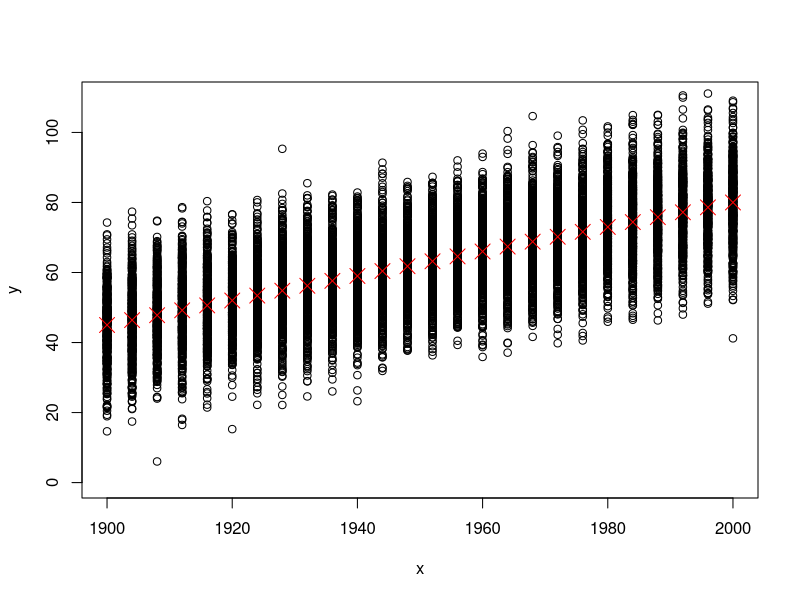
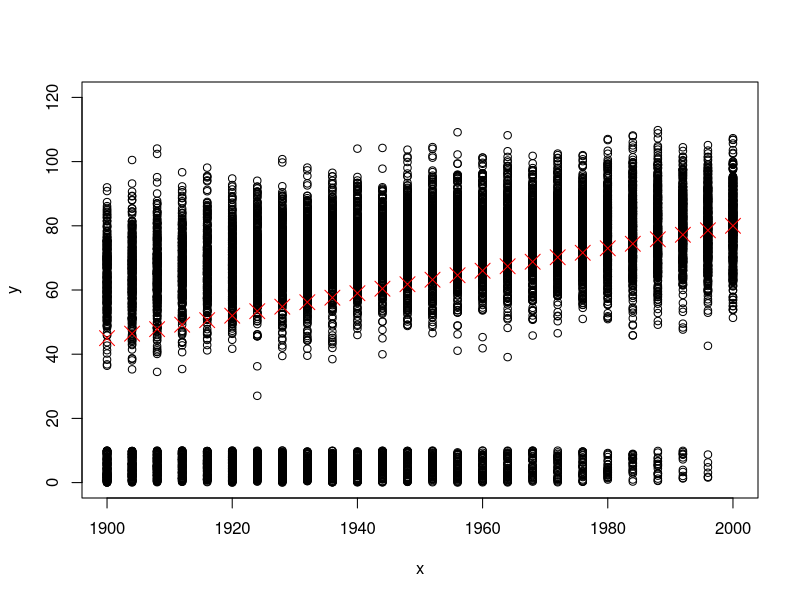

The R source for these figures, in order:
## ---- chunk 1
set.seed(234)
n = 500
x = rep(1900, n)
for(i in 1:25) x = c(x, rep(1900 + 4 * i, n))
y = 45 + rnorm(n, 0, 10)
for(i in 1:25) y = c(y, 45 + 4 * i * 0.35 + rnorm(n, 0, 10))
plot(y ~ x, ylim = c(0, 110))
x = 1900
for(i in 1:25) x = c(x, 1900 + 4 * i)
y = 45
for(i in 1:25) y = c(y, 45 + 4 * i * 0.35)
points(y ~ x, col = "red", pch = 4, cex = 2)
## ---- chunk 2
n = 500
x = rep(1900, n)
for(i in 1:25) x = c(x, rep(1900 + 4 * i, n))
k = 150
y = c(0 + runif(k, 0, 10), (45 * n) / (n - k) + rnorm(n - k, 0, 10))
for(i in 1:25) y = c(y, c(0 + runif((k - i * 6), 0, 10), ((45  + 4 * i * 0.35) * n) / (n - (k - i * 6)) + rnorm(n - (k - i * 6), 0, 10)))
plot(y ~ x, ylim = c(0, 120))
x = 1900
for(i in 1:25) x = c(x, 1900 + 4 * i)
y = 45
for(i in 1:25) y = c(y, 45 + 4 * i * 0.35)
points(y ~ x, col = "red", pch = 4, cex = 2)
